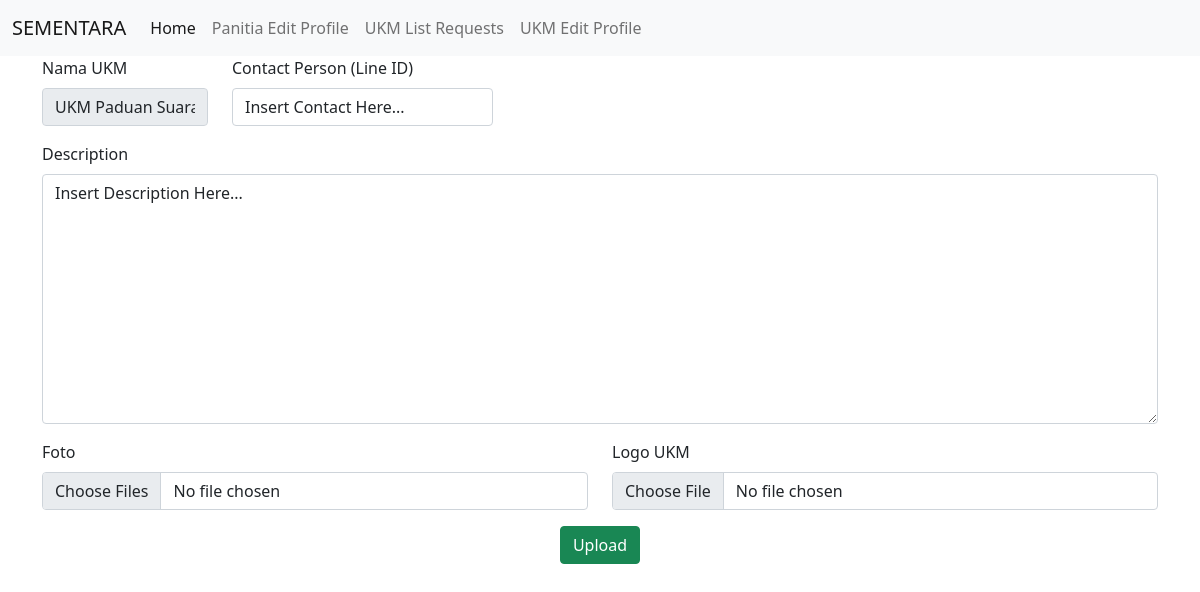
Screenshot of /hal6.php (signed in) with the database file from the repository.
### tables this page shows
CREATE TABLE `ukm` (
  `id` int(11) NOT NULL,
  `nama` varchar(64) NOT NULL,
  `deskripsi` varchar(1000) NOT NULL,
  `contact_person` varchar(24) NOT NULL,
  `foto` varchar(1000) NOT NULL,
  `logo` varchar(1000) NOT NULL
);

### hal6.php (the view, shortened to what this page needs)
<?php
include 'connect.php';
$nrp = $_SESSION["nrp"];
$stmt = $pdo->query("SELECT * FROM `admin` WHERE `nrp` LIKE '$nrp'");
if($row = $stmt->fetch()){
    $id_ukm = $row['id_ukm'];
}else{
    header('Location: index.php');
}
$stmt = $pdo->query("SELECT * FROM `ukm` WHERE `id` = $id_ukm");
if($row = $stmt->fetch()){
    $nama_ukm = $row['nama'];
    $old_contact_person = $row['contact_person'];
    $old_deskripsi = $row['deskripsi'];
}
?>
<html lang="en">
<head>
    <link href="https://cdn.jsdelivr.net/npm/bootstrap@5.0.2/dist/css/bootstrap.min.css" rel="stylesheet"
>
</head>
<body>
    <div class="fluid container menu" style="row-gap: 15px;">
        <form method='post' action='' enctype='multipart/form-data'>
            <div class="row">
                <div class="mb-3 col-2">
                    <label for="exampleFormControlInput1" class="form-label">Nama UKM</label>
                    <input type="text" class="form-control" id="namaUKM" value="<?php echo $nama_ukm;?>" name="ukm" disabled>
                </div>
                <div class="mb-3 col-3">
                    <label for="exampleFormControlInput1" class="form-label">Contact Person (Line ID)</label>
                    <input name="kontak" type="text" class="form-control" value="<?php echo $old_contact_person;?>" id="contact" Required>
                </div>
            </div>
            <div class="mb-3 col-12">
                <label for="exampleFormControlTextarea1" class="form-label">Description</label>
                <textarea maxlength="250" name="deskripsi" style="height: 250px;" class="form-control" id="exampleFormControlTextarea1"
                    rows="3"><?php echo $old_deskripsi;?></textarea>
            </div>
            <div class="row">
                <div class="mb-3 col-12 col-md-6">
                    <label class="form-label">Foto</label>
                    <input class="form-control" type="file" name="file[]" id="file" multiple Required>
                </div>
                <div class="mb-3 col-12 col-md-6">
                    <label class="form-label">Logo UKM</label>
                    <input name="logo" class="form-control" type="file" Required>
                </div>
            </div>
            <center>
                <input class="btn btn-success" type='submit' name='submit' value='Upload'>
            </center>
        </form>
    </div>

### rows the page displays
ukm: ukm "UKM Paduan Suara", kontak "Insert Contact Here...", deskripsi "Insert Description Here..."
